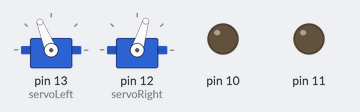
Recording of a sketch running on a simulated Arduino Uno, built with avr-gcc and run on an emulated ATmega328P. Shown: 2 × servo, output pins drawn as LEDs (lit = HIGH).

Above: at 0.1 s.
At 3.1 s:
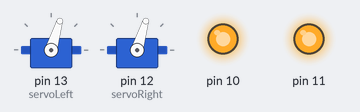
At 6.1 s:
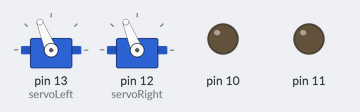
At 12.7 s:
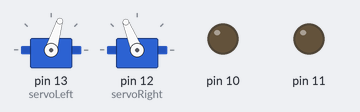
Timing chart, 0 to 14.2 s (numbered marks = the images above):
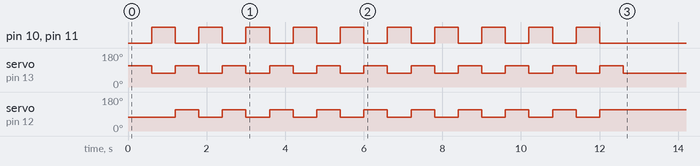

The sketch:

sketch_oct30a.ino
```cpp
#include <Servo.h>
Servo servoLeft;
Servo servoRight;

void setup(){
  pinMode(11, OUTPUT);
  pinMode(10, OUTPUT);

  servoLeft.attach(13);
  servoRight.attach(12);
  servoLeft.writeMicroseconds(1700);
  servoRight.writeMicroseconds(1300);
  delay(600);

  for(int i=0; i<10;i++){
    servoLeft.writeMicroseconds(1300);
    servoRight.writeMicroseconds(1300);
    digitalWrite(11, HIGH);
    digitalWrite(10, HIGH);
    delay(600);
    servoLeft.writeMicroseconds(1700);
    servoRight.writeMicroseconds(1700);
    digitalWrite(11, LOW);
    digitalWrite(10, LOW);
    delay(600);
  }
  servoLeft.writeMicroseconds(1300); // Left wheel clockwise
  servoRight.writeMicroseconds(1700); // Right wheel counterclockwise
  delay(300);

  servoLeft.detach();
  servoRight.detach();

}

void loop(){
}
```
